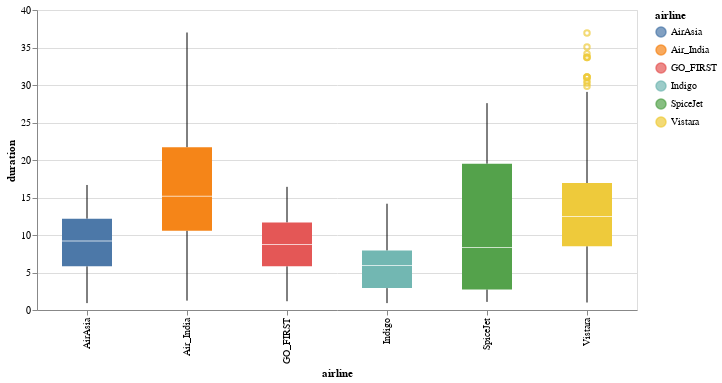

Notebook source saved alongside this figure:
### Code cell
#duration v airline
alt.Chart(fl_sample).mark_boxplot(size = 50).encode(
    x='airline:O',
    y='duration:Q',
    color = 'airline'
).properties(
    width=600,
    height=300
)

### Figure 1 — Vega-Lite specification as saved in the notebook (floating-point values rounded to 4 significant figures; data arrays with more than 128 entries replaced by an {"elided": "..."} marker saying what was removed)
{"config": {"view": {"continuousWidth": 400, "continuousHeight": 300}}, "data": {"name": "data-e39dbef988631f6ef6a67019695966db"}, "mark": {"type": "boxplot", "size": 50}, "encoding": {"color": {"type": "nominal", "field": "airline"}, "x": {"type": "ordinal", "field": "airline"}, "y": {"type": "quantitative", "field": "duration"}}, "height": 300, "width": 600, "$schema": "https://vega.github.io/schema/vega-lite/v4.8.1.json", "datasets": {"data-e39dbef988631f6ef6a67019695966db": {"elided": "4923 records"}}}
